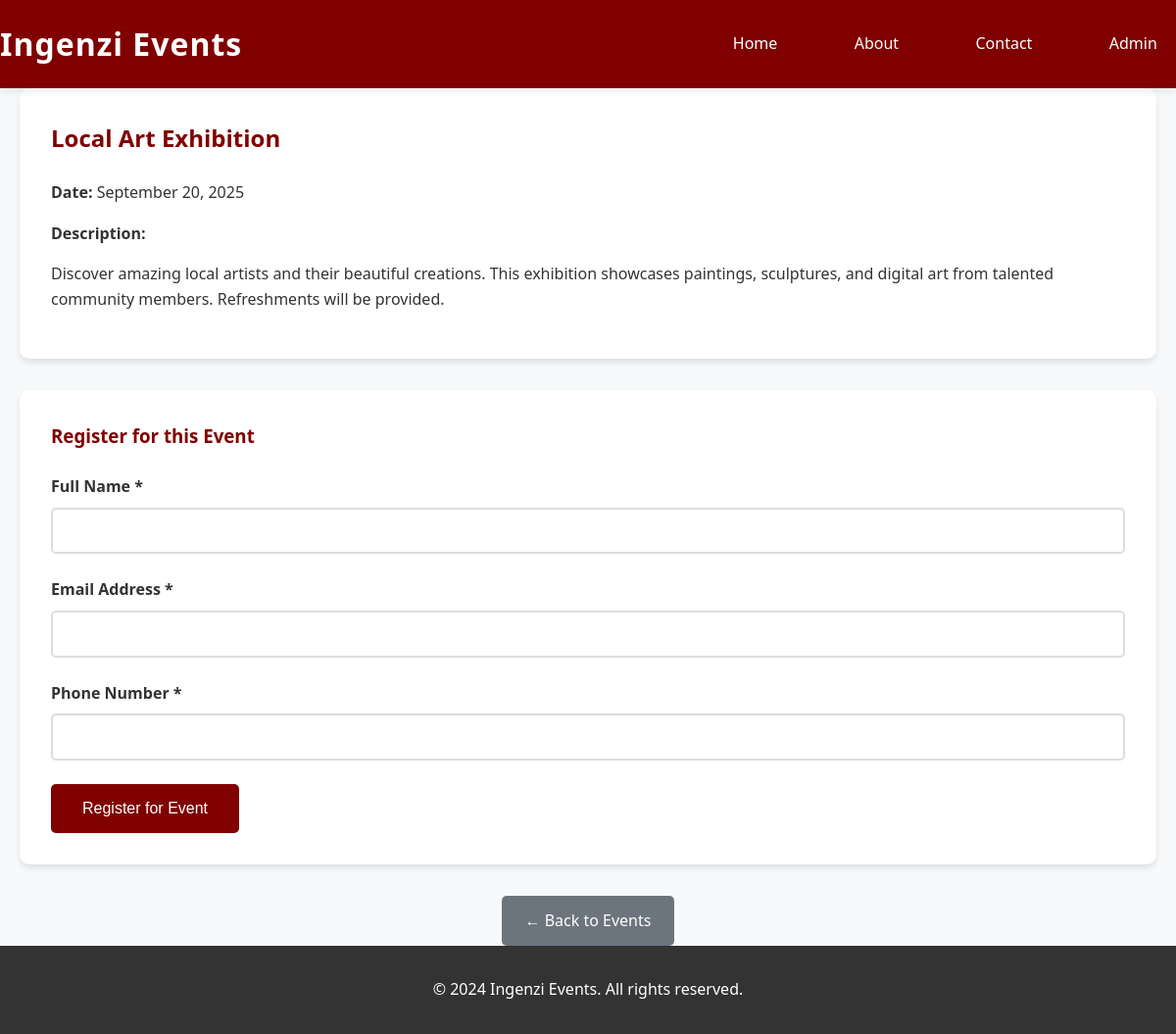
The page /event.php?id=2 on the database its author committed.
### tables this page shows
CREATE TABLE IF NOT EXISTS events (
    id INT AUTO_INCREMENT PRIMARY KEY,
    event_name VARCHAR(100) NOT NULL,
    event_date DATE NOT NULL,
    description TEXT NOT NULL,
    created_at TIMESTAMP DEFAULT CURRENT_TIMESTAMP
);

### event.php (the view, shortened to what this page needs)
<!DOCTYPE html>
<html lang="en">
<head>
    <link rel="stylesheet" href="style.css">
</head>
<body>
    <header>
        <nav>
            <div class="nav-container">
                <h1 class="logo">Ingenzi Events</h1>
                <ul class="nav-menu">
                    <li><a href="index.php">Home</a></li>
                    <li><a href="about.html">About</a></li>
                    <li><a href="contact.html">Contact</a></li>
                    <li><a href="admin_login.php">Admin</a></li>
                </ul>
            </div>
        </nav>
    </header>
    <main>
        <div class="container">
            <?php
            $servername = "localhost";
            $username = "root";
            $password = "";
            $dbname = "ingenzi_events_db";
            $event_id = $_GET['id'];
            try {
                $pdo = new PDO("mysql:host=$servername;dbname=$dbname", $username, $password);
                $pdo->setAttribute(PDO::ATTR_ERRMODE, PDO::ERRMODE_EXCEPTION);
                $stmt = $pdo->prepare("SELECT * FROM events WHERE id = ?");
                $stmt->execute([$event_id]);
                $event = $stmt->fetch(PDO::FETCH_ASSOC);
            } catch(PDOException $e) {
                echo '<div class="error-message">Error: ' . $e->getMessage() . '</div>';
                exit();
            }
            ?>
            <section class="event-details">
                <h2><?php echo htmlspecialchars($event['event_name']); ?></h2>
                <div class="event-info">
                    <p><strong>Date:</strong> <?php echo date('F j, Y', strtotime($event['event_date'])); ?></p>
                    <p><strong>Description:</strong></p>
                    <p><?php echo nl2br(htmlspecialchars($event['description'])); ?></p>
                </div>
            </section>
            <section class="registration-form">
                <h3>Register for this Event</h3>
                <form id="registrationForm" action="submit.php" method="POST">
                    <div class="form-group">
                        <label for="name">Full Name *</label>
                        <input type="text" id="name" name="name" required>
                    </div>
                    <div class="form-group">
                        <label for="email">Email Address *</label>
                        <input type="email" id="email" name="email" required>
                    </div>
                    <div class="form-group">
                        <label for="phone">Phone Number *</label>
                        <input type="tel" id="phone" name="phone" required>
                    </div>
                    <button type="submit" class="btn-submit">Register for Event</button>
                </form>
            </section>
            <div class="back-link">
                <a href="index.php" class="btn-back">← Back to Events</a>
            </div>
        </div>
    </main>
    <footer>
        <div class="container">
            <p>&copy; 2024 Ingenzi Events. All rights reserved.</p>
        </div>
    </footer>
</body>
</html>

### style.css (style rules this page uses)
* { margin: 0; padding: 0; box-sizing: border-box; }
body { font-family: 'Segoe UI', Tahoma, Geneva, Verdana, sans-serif; line-height: 1.6; color: #333; background-color: #f8f9fa; }
.container { max-width: 1200px; margin: 0 auto; padding: 0 20px; }
header { background-color: #800000; color: white; box-shadow: 0 2px 10px rgba(0,0,0,0.1); position: sticky; top: 0; z-index: 1000; transition: background-color 0.3s ease; }
.nav-container { display: flex; justify-content: space-between; align-items: center; padding: 1.2rem 0; }
.logo { font-size: 2rem; font-weight: bold; letter-spacing: 1px; }
.nav-menu { display: flex; list-style: none; gap: 2.5rem; align-items: center; }
.nav-menu a { color: white; text-decoration: none; padding: 0.8rem 1.2rem; border-radius: 8px; transition: all 0.3s ease; font-weight: 500; position: relative; }
.nav-menu a::after { content: ''; position: absolute; bottom: 0; left: 50%; width: 0; height: 2px; background-color: white; transition: all 0.3s ease; transform: translateX(-50%); }
.event-details { background: white; border-radius: 10px; padding: 2rem; margin-bottom: 2rem; box-shadow: 0 4px 6px rgba(0,0,0,0.1); }
.event-details h2 { color: #800000; margin-bottom: 1.5rem; }
.event-info p { margin-bottom: 1rem; }
.registration-form { background: white; border-radius: 10px; padding: 2rem; box-shadow: 0 4px 6px rgba(0,0,0,0.1); margin-bottom: 2rem; }
.registration-form h3 { color: #800000; margin-bottom: 1.5rem; }
.form-group { margin-bottom: 1.5rem; }
.form-group label { display: block; margin-bottom: 0.5rem; font-weight: bold; color: #333; }
.form-group input { width: 100%; padding: 0.8rem; border: 2px solid #ddd; border-radius: 5px; font-size: 1rem; transition: border-color 0.3s ease; }
.btn-submit { background-color: #800000; color: white; padding: 1rem 2rem; border: none; border-radius: 5px; font-size: 1rem; cursor: pointer; transition: background-color 0.3s ease; }
.btn-back { display: inline-block; background-color: #6c757d; color: white; padding: 0.8rem 1.5rem; text-decoration: none; border-radius: 5px; transition: background-color 0.3s ease; }
.back-link { text-align: center; margin-top: 2rem; }
footer { background-color: #333; color: white; text-align: center; padding: 2rem 0; margin-top: 0; }

### rows shown on the page
events: event_name "Local Art Exhibition", event_date "September 20, 2025", description "Discover amazing local artists and their beautiful creations. This exhibition showcases paintings, sculptures, and digital art from talented community members. Refreshments will be provided."
